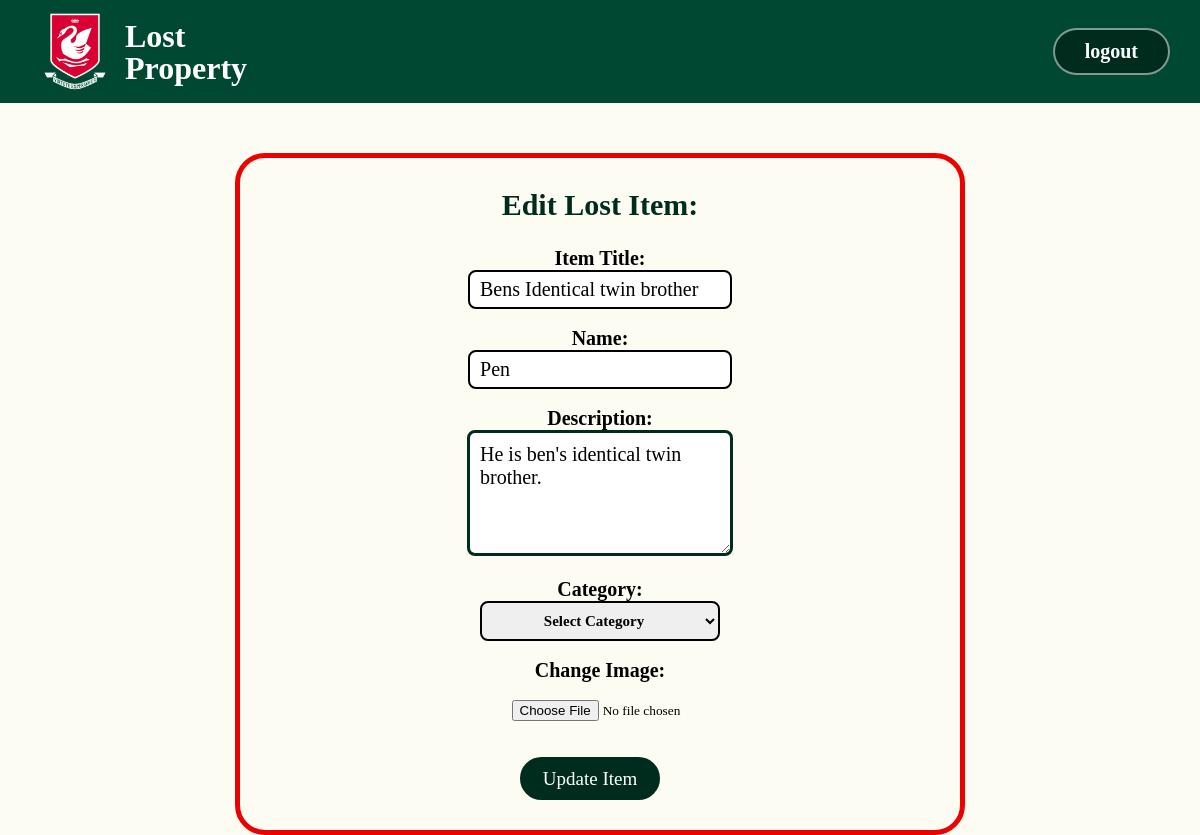
The app's page /admin/update/5 with its own data.
### tables this page shows
CREATE TABLE items (
            id INTEGER PRIMARY KEY AUTOINCREMENT,
            item_name TEXT,
            name TEXT,
            description TEXT,
            image_filename TEXT,
            category TEXT
        );

### app.py (the view, shortened to what this page needs)
@app.route('/admin/update/<int:id>', methods=['POST', 'GET'])
def update_item(id):
    conn = get_db_connection()
    item = conn.execute('SELECT * FROM items WHERE id = ?', (id,)).fetchone()
    conn.close()
    return render_template('update.html', item=item)

### app.py (called while the page is built)
def get_db_connection():
    db_path = os.path.join('Final', 'WBHSLostProperty.db')
    conn = sqlite3.connect(db_path)
    conn.row_factory = sqlite3.Row
    return conn

### templates/update.html (shortened to what this page needs)
{% extends 'base_admin.html' %}
{% block body %}
<div id="upload_container">
    <h1>Edit Lost Item:</h1>
    <form id='upload_item_form' method="POST">
        <h2>Item Title:</h2>
        <input id="upload_input" type="text" name="item_name" id="item_name" value="{{ item.item_name }}" required><br><br>
        <h2>Name:</h2>
        <input id="upload_input" type="text" name="name" id="name" value="{{ item.name }}" required><br><br>
        <h2>Description:</h2>
        <textarea id="upload_text" name="description" id="description" required>{{ item.description }}</textarea><br><br>
        <h2>Category:</h2>
        <select id="upload_category" name="category">
            <option value="">Select Category</option>
        </select>
        <br><br>
        <h2>Change Image:</h2><br>
        <input id='upload_image' type="file" name="image"><br><br>
        <br>
        <button id="upload_button" type="submit">Update Item</button>
    </form>
</div>
{% endblock %}

### static/style.css (style rules this page uses)
* { margin: 0; padding: 0; box-sizing: 0; font-family: "EB Garamond", serif; }
body { margin: 0; padding: 0; overflow-x: hidden; background: rgba(252, 252, 240, 0.783); }
.form_container form input, form textarea , .claim_form_container form input, form textarea { border: 0; padding: 10px; border: #002c1e 3px solid; border-radius: 2px; width: 90%; margin: 0 auto; }
#upload_container { width: 60%; align-items: center; text-align: center; height: fit-content; border: 5px solid #ed0000; border-radius: 30px; margin: 0 auto; margin-top: 50px; padding: 30px 0px; }
#upload_container h1 { margin-bottom: 25px; color: #002c1e; font-size: 30px; }
#upload_container h2 { font-size: 20px; font-weight: bold; }
#upload_input { width: 33.33%; padding: 10px; height: 15px; border: 2px solid black; border-radius: 8px; font-size: 20px; }
#upload_text { width: 33.33%; height: 100px; border-radius: 8px; font-size: 20px; }
#upload_category { width: 33.33%; height: 40px; font-size: 15px; text-align: center; font-weight: bold; border: 2px solid black; border-radius: 8px; }
#upload_image { margin-left: 50px; }
#upload_button { padding: 7.5px 20px; background:#002c1e; color: white; font-size: 19px; border-radius: 40px; border: 3px solid #002c1e; margin-right: 20px; }

### records on screen
items: item_name "Bens Identical twin brother", name "Pen", description "He is ben's identical twin brother."
